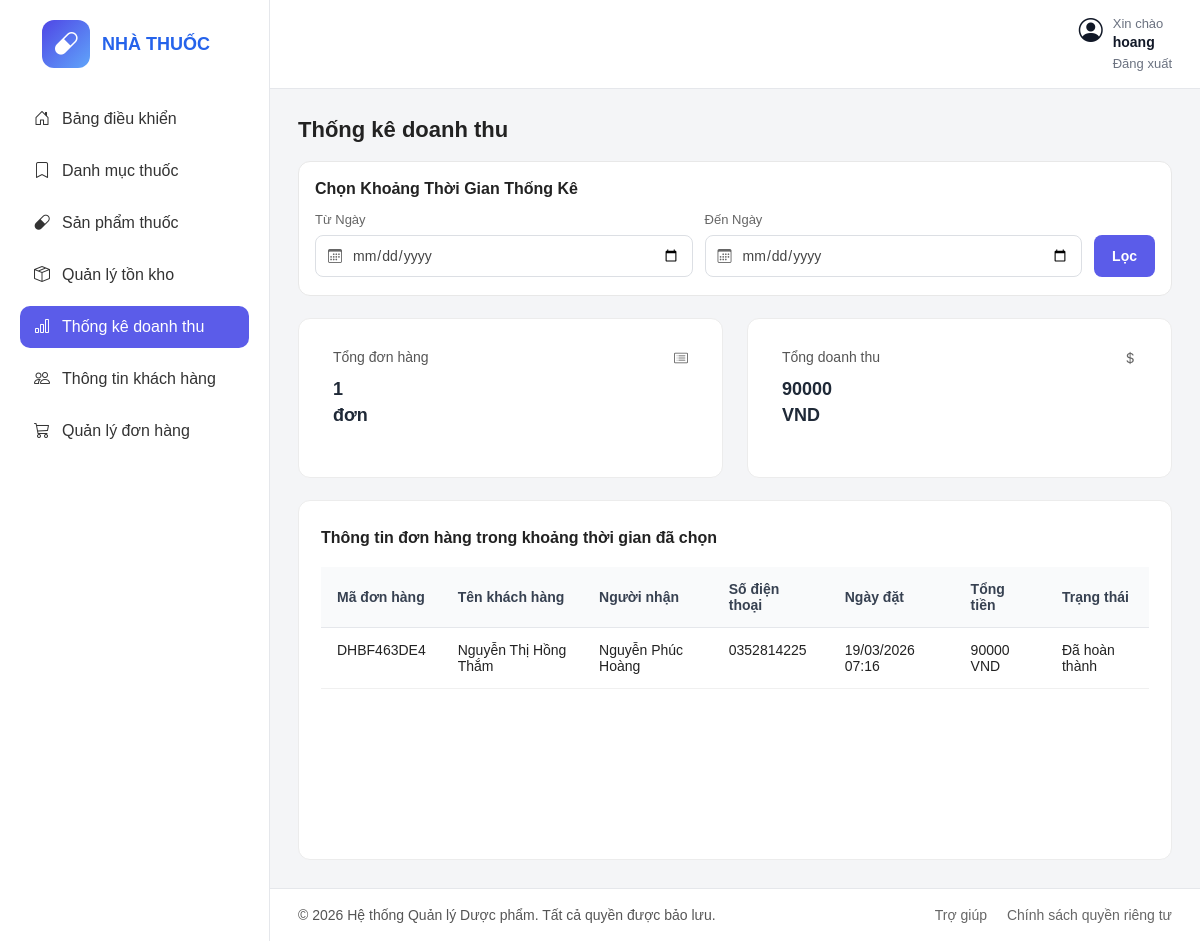
The app's page /dashboard/thong-ke/ (signed in), older data.
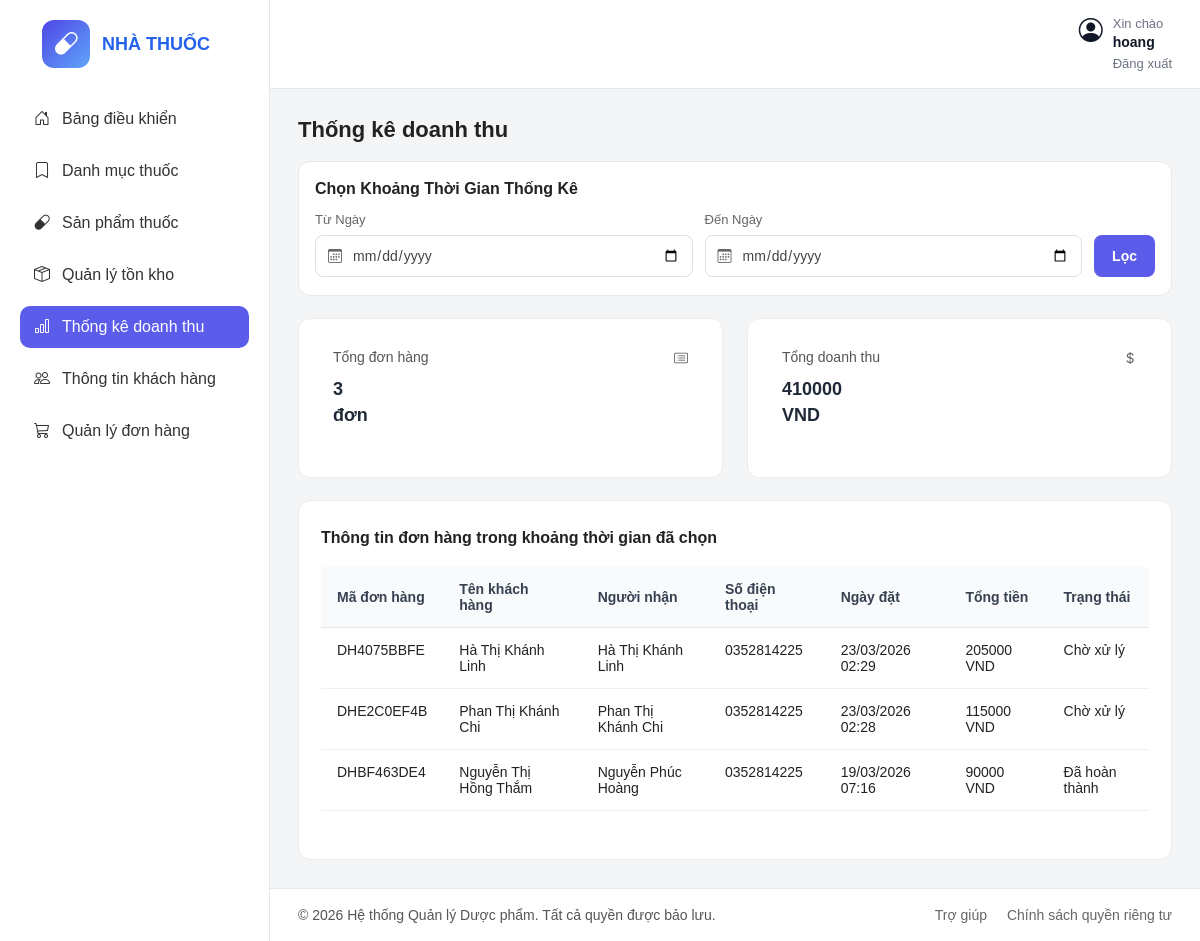
The same page, newer data.
### core/models.py (models this page shows, shortened)
class Order(models.Model):
    STATUS_CHOICES = [
        ('pending', 'Chờ xử lý'),
        ('confirmed', 'Đã xác nhận'),
        ('completed', 'Đã hoàn thành'),
        ('cancelled', 'Đã hủy'),
    ]
    PAYMENT_CHOICES = [
        ('cash', 'Thanh toán tiền mặt'),
        ('bank', 'Thanh toán chuyển khoản'),
    ]
    customer = models.ForeignKey(Customer, on_delete=models.CASCADE)
    code = models.CharField(max_length=20, unique=True)
    status = models.CharField(max_length=20, choices=STATUS_CHOICES, default='pending')
    receiver_name = models.CharField(max_length=100)
    receiver_phone = models.CharField(max_length=20)
    delivery_address = models.CharField(max_length=255)
    subtotal = models.DecimalField(max_digits=12, decimal_places=2, default=0)
    note = models.TextField(blank=True)
    payment_method = models.CharField(max_length=20, choices=PAYMENT_CHOICES, default='cash')
    created_at = models.DateTimeField(auto_now_add=True)

class Customer(models.Model):
    user = models.OneToOneField(User, on_delete=models.CASCADE)
    full_name = models.CharField(max_length=100)
    address = models.CharField(max_length=255, blank=True)
    phone = models.CharField(max_length=20)
    avatar = models.ImageField(upload_to='avatars/', blank=True, null=True)

### core/views.py (the view)
# urls.py: path('dashboard/thong-ke/', views.admin_statistics, name='admin_statistics'),
@login_required
@user_passes_test(is_admin)
def admin_statistics(request):
    orders = Order.objects.select_related('customer').all().order_by('-created_at')
    start_date = request.GET.get('start_date')
    end_date = request.GET.get('end_date')
    if start_date:
        orders = orders.filter(created_at__date__gte=start_date)
    if end_date:
        orders = orders.filter(created_at__date__lte=end_date)
    total_orders = orders.count()
    total_revenue = orders.aggregate(total=Sum('subtotal'))['total'] or 0
    return render(request, 'admin_panel/thongke.html', {
        'orders': orders,
        'total_orders': total_orders,
        'total_revenue': total_revenue,
        'start_date': start_date,
        'end_date': end_date,
    })

### core/views.py (called while the page is built)
def is_admin(user):
    return user.is_staff

### templates/admin_panel/thongke.html (shortened to what the changed rows need)
{% load static %}
<!DOCTYPE html>
<html lang="vi">
<head>
  <link rel="stylesheet" href="{% static 'css/thongke.css' %}" />
  <link rel="stylesheet" href="https://cdn.jsdelivr.net/npm/bootstrap-icons@1.11.3/font/bootstrap-icons.min.css" />
</head>
<body>
  <div class="container">
    <aside class="sidebar">
      <div class="logo">
        <div>
          <h2>NHÀ THUỐC</h2>
        </div>
      </div>
    </aside>
    <main class="main-content">
    <section class="dashboard revenue-page">
      <h1>Thống kê doanh thu</h1>
  <div class="stats revenue-stats">
    <div class="card revenue-card">
      <div class="card-top">
        <p>Tổng đơn hàng</p>
        <i class="bi bi-card-list"></i>
      </div>
      <h2>{{ total_orders }}<br>đơn</h2>
    </div>
    <div class="card revenue-card">
      <div class="card-top">
        <p>Tổng doanh thu</p>
        <i class="bi bi-currency-dollar"></i>
      </div>
      <h2>{{ total_revenue|floatformat:0 }}<br>VND</h2>
    </div>
  </div>
  <div class="revenue-chart-box">
  <h2>Thông tin đơn hàng trong khoảng thời gian đã chọn</h2>
  <div class="table-wrapper">
    <table class="stats-table">
      <thead>
        <tr>
          <th>Mã đơn hàng</th>
          <th>Tên khách hàng</th>
          <th>Người nhận</th>
          <th>Số điện thoại</th>
          <th>Ngày đặt</th>
          <th>Tổng tiền</th>
          <th>Trạng thái</th>
        </tr>
      </thead>
      <tbody>
        {% for order in orders %}
        <tr>
          <td>{{ order.code }}</td>
          <td>{{ order.customer.full_name }}</td>
          <td>{{ order.receiver_name }}</td>
          <td>{{ order.receiver_phone }}</td>
          <td>{{ order.created_at|date:"d/m/Y H:i" }}</td>
          <td>{{ order.subtotal|floatformat:0 }} VND</td>
          <td>{{ order.get_status_display }}</td>
        </tr>
        {% empty %}
        <tr>
          <td colspan="7" class="empty-row">Không có đơn hàng nào trong khoảng thời gian này.</td>
        </tr>
        {% endfor %}
      </tbody>
    </table>
  </div>
</div>
</section>
    </main>
  </div>
</body>
</html>

Row changes from the older to the newer data that the page shows:
added Order: code "DH4075BBFE", customer.full_name "Hà Thị Khánh Linh", receiver_name "Hà Thị Khánh Linh", receiver_phone "0352814225", created_at "23/03/2026 02:29", subtotal "205000", status "Chờ xử lý"
added Order: code "DHE2C0EF4B", customer.full_name "Phan Thị Khánh Chi", receiver_name "Phan Thị Khánh Chi", receiver_phone "0352814225", created_at "23/03/2026 02:28", subtotal "115000", status "Chờ xử lý"
Text that changed along with them:
{{ total_orders }}: "1" → "3"
{{ total_revenue|floatformat:0 }}: "90000" → "410000"
